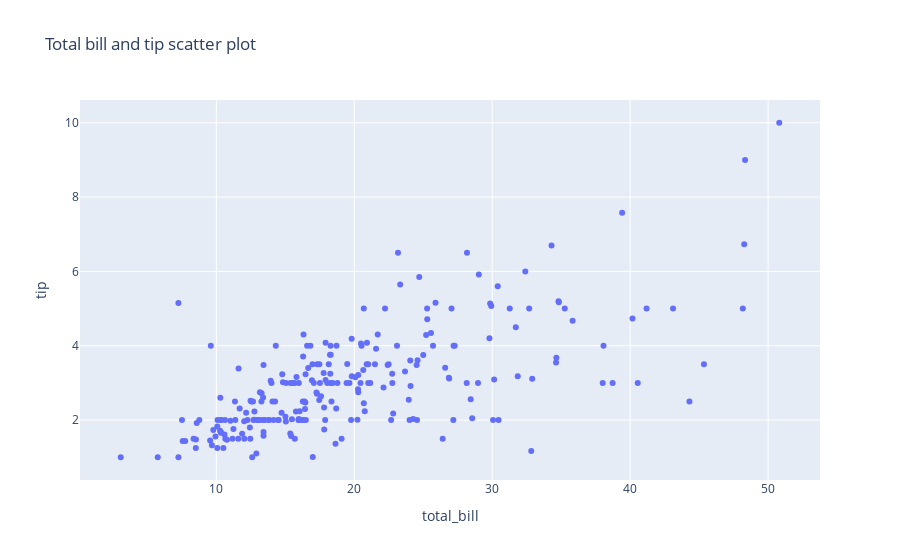

Write notebook code for a chart like this one.
### Markdown cell above
##### 그래프 제목

### Code cell
import plotly.express as px

# 데이터 불러오기
# plotly.express.data 패키지: plotly에서 시연, 교육, 테스트 목적으로 사용하는 내장 데이터셋
# tips(): 레스토랑 tip 데이터
df = px.data.tips()

#그래프 그리기
fig = px.scatter(df, x="total_bill", y="tip", title="Total bill and tip scatter plot")
# title 매개변수: 그래프 제목

fig.show()

### Figure 1 — Plotly figure (JSON) as saved in the notebook; plotly's stock layout.template omitted (floating-point values rounded to 4 significant figures; data arrays with more than 128 entries replaced by an {"elided": "..."} marker saying what was removed)
{"data": [{"hovertemplate": "total_bill=%{x}<br>tip=%{y}<extra></extra>", "legendgroup": "", "marker": {"color": "#636efa", "symbol": "circle"}, "mode": "markers", "name": "", "orientation": "v", "showlegend": false, "type": "scatter", "x": {"elided": "244 float values"}, "xaxis": "x", "y": {"elided": "244 float values"}, "yaxis": "y"}], "layout": {"legend": {"tracegroupgap": 0}, "title": {"text": "Total bill and tip scatter plot"}, "xaxis": {"anchor": "y", "domain": [0, 1], "title": {"text": "total_bill"}}, "yaxis": {"anchor": "x", "domain": [0, 1], "title": {"text": "tip"}}}}
